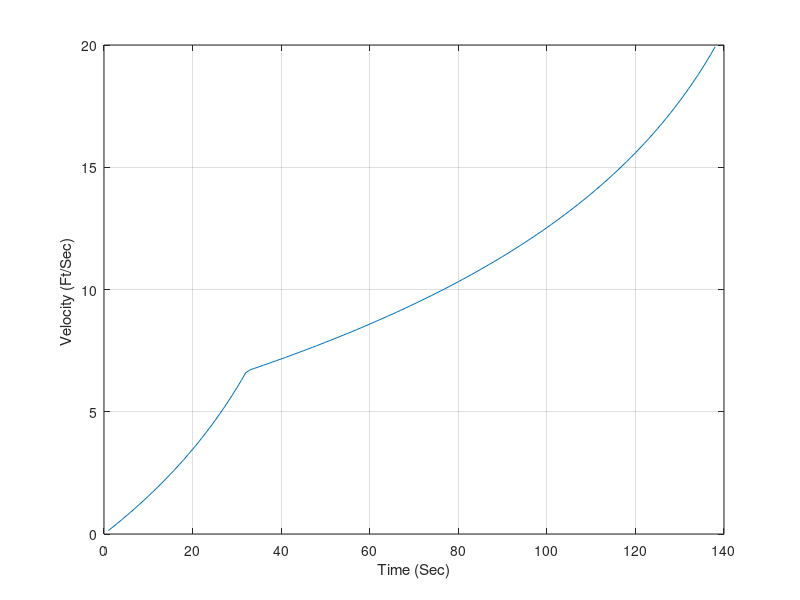
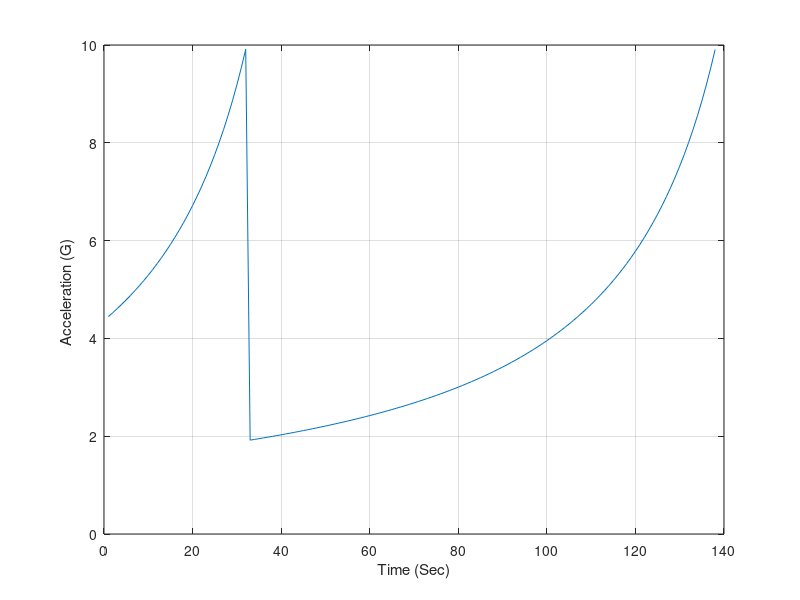

Here is the MATLAB script that generated these plots, in order:
count=0;
XISP1=250.;
XISP2=250.;
XMF1=.85;
XMF2=.85;
WPAY=100.;
DELV=20000.;
DELV1=.3333*DELV;
DELV2=.6667*DELV;
AMAX1=10.;
AMAX2=10.;
TOP2=WPAY*(exp(DELV2/(XISP2*32.2))-1.);
BOT2=1/XMF2-((1.-XMF2)/XMF2)*exp(DELV2/(XISP2*32.2));
WP2=TOP2/BOT2;
WS2=WP2*(1-XMF2)/XMF2;
WTOT2=WP2+WS2+WPAY;
TRST2=AMAX2*(WPAY+WS2);
TB2=XISP2*WP2/TRST2;
TOP1=WTOT2*(exp(DELV1/(XISP1*32.2))-1.);
BOT1=1/XMF1-((1.-XMF1)/XMF1)*exp(DELV1/(XISP1*32.2));
WP1=TOP1/BOT1;
WS1=WP1*(1-XMF1)/XMF1;
WTOT=WP1+WS1+WTOT2;
TRST1=AMAX1*(WTOT2+WS1);
TB1=XISP1*WP1/TRST1;
DELVK=DELV/1000.;
H=.01;
T=0.;
S=0.;
V=0.;
while T <= (TB1+TB2)
 	VOLD=V;
	STEP=1;
	FLAG=0;
	while STEP <=1
		if FLAG==1
			STEP=2;
			V=V+H*A;
			T=T+H;
		end
		if T<TB1
			WGT=-WP1*T/TB1+WTOT;
			TRST=TRST1;
		elseif(T<(TB1+TB2))
			WGT=-WP2*T/TB2+WTOT2+WP2*TB1/TB2;
			TRST=TRST2;
		else
			WGT=WPAY;
			TRST=0.;
		end
		A=32.2*TRST/WGT;
		FLAG=1;
	end
	FLAG=0;
 	V=(VOLD+V)/2+.5*H*A;
 	S=S+H;
	if S>=.99999
		S=0.;
		AG=A/32.2;
		VK=V/1000.;
		count=count+1;
		ArrayT(count)=T;
		ArrayVK(count)=VK;
		ArrayAG(count)=AG;
	end
end
figure
plot(ArrayT,ArrayVK),grid
xlabel('Time (Sec)')
ylabel('Velocity (Ft/Sec) ')
figure
plot(ArrayT,ArrayAG),grid
xlabel('Time (Sec)')
ylabel('Acceleration (G) ')
clc
% output=[ArrayT',ArrayVK',ArrayAG'];
% save datfil.txt output /ascii
disp 'simulation finished'
